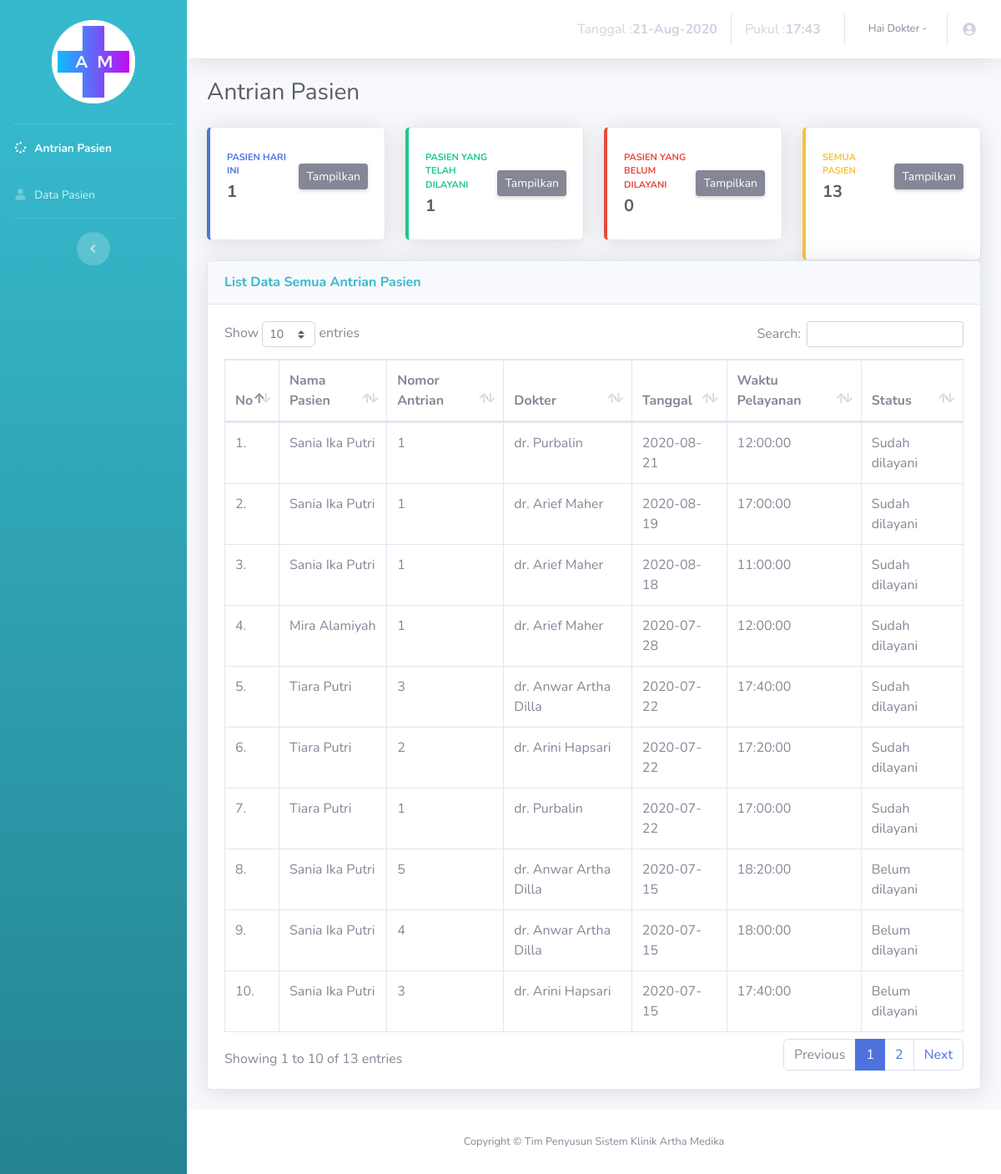
Screenshot of /dokter/antrian-all.php with the database file from the repository.
### tables this page shows
CREATE TABLE IF NOT EXISTS `antrian` (
`id_antrian` int(5) NOT NULL,
  `id_pasien` int(5) NOT NULL,
  `id_dokter` int(1) NOT NULL,
  `nomor` int(2) NOT NULL,
  `tgl` date NOT NULL,
  `pukul` time NOT NULL,
  `status` varchar(15) NOT NULL
);

CREATE TABLE IF NOT EXISTS `pasien` (
`id_pasien` int(5) NOT NULL,
  `nama` varchar(30) NOT NULL,
  `tgl_lahir` date NOT NULL,
  `jk` varchar(10) NOT NULL,
  `alamat` varchar(50) NOT NULL,
  `pekerjaan` varchar(20) NOT NULL,
  `tlp` varchar(14) NOT NULL
);

CREATE TABLE IF NOT EXISTS `dokter` (
`id_dokter` int(1) NOT NULL,
  `nama` varchar(30) NOT NULL,
  `tgl_lahir` date NOT NULL,
  `jk` varchar(10) NOT NULL,
  `alamat` varchar(50) NOT NULL,
  `tlp` varchar(14) NOT NULL,
  `spesialis` varchar(17) NOT NULL
);

### dokter/antrian-all.php (the view, shortened to what this page needs)
<!DOCTYPE html>
<html lang="en">
<head>
  <link href="vendor/fontawesome-free/css/all.min.css" rel="stylesheet" type="text/css">
  <link href="css/sb-admin-2.min.css" rel="stylesheet">
  <link href="vendor/datatables/dataTables.bootstrap4.min.css" rel="stylesheet">
</head>
<body id="page-top">
  <div id="wrapper">
    <ul class="navbar-nav bg-gradient-info sidebar sidebar-dark accordion" id="accordionSidebar">
      <br>
      <div class="logo">
        <a href="#" class="simple-text logo-normal">
          <img class="center" src="../image/logo.png"/>
        </a>
      </div>
      <br>
      <hr class="sidebar-divider my-0">
      <li class="nav-item active">
        <a class="nav-link" href="index.php">
          <i class="fas fa-fw fa-spinner"></i>
          <span>Antrian Pasien</span></a>
        </li>
        <li class="nav-item">
          <a class="nav-link" href="datapasien.php">
            <i class="fas fa-fw fa-user"></i>
            <span>Data Pasien</span></a>
          </li>
          <hr class="sidebar-divider d-none d-md-block">
          <div class="text-center d-none d-md-inline">
            <button class="rounded-circle border-0" id="sidebarToggle"></button>
          </div>
        </ul>
        <div id="content-wrapper" class="d-flex flex-column">
          <div id="content">
            <nav class="navbar navbar-expand navbar-light bg-white topbar mb-4 static-top shadow">
              <ul class="navbar-nav ml-auto">
                <li class="nav-item">
                  <a class="nav-link" href="#">
                   <?php
                   $tanggal= mktime(date("m"),date("d"),date("Y"));
                   echo "Tanggal : <b>".date("d-M-Y", $tanggal)."</b> ";
                   $jam=date("H:i");
                   echo "Pukul : <b>". $jam." "."</b>";
                   ?>
                 </a>
               </li>
               <li class="nav-item dropdown no-arrow">
                <a class="nav-link dropdown-toggle" href="#" id="userDropdown" role="button" data-toggle="dropdown" aria-haspopup="true" aria-expanded="false">
                  <span class="mr-2 d-none d-lg-inline text-gray-600 small">Hai Dokter -
                  ?></span>
                  <i class="fas fa-fw fa-user-circle"></i>
                </a>
              </li>
            </ul>
          </nav>
          <div class="container-fluid">
            <div class="d-sm-flex align-items-center justify-content-between mb-4">
              <h1 class="h3 mb-0 text-gray-800">Antrian Pasien</h1>
            </div>
            <div class="row">
              <div class="col-xl-3 col-md-6 mb-4">
                <div class="card border-left-primary shadow h-100 py-2">
                  <div class="card-body">
                    <div class="row no-gutters align-items-center">
                      <div class="col mr-2">
                        <div class="text-xs font-weight-bold text-primary text-uppercase mb-1">Pasien hari ini</div>
                        <div class="h5 mb-0 font-weight-bold text-gray-800">
                          <?php
                          include '../process/conSQL.php';
                          $tgl    =date("Y-m-d");
                          $query = "SELECT COUNT(*) AS tgl FROM antrian WHERE tgl='$tgl'";
                          $result = mysqli_query($con, $query);
                          $data = mysqli_fetch_assoc($result);
                          echo $data['tgl'];
                          ?>
                        </div>
                      </div>
                      <div class="col-auto">
                        <a href="antrian-today.php" class="d-none d-sm-inline-block btn btn-sm btn-secondary shadow-sm"> Tampilkan</a>
                      </div>
                    </div>
                  </div>
                </div>
              </div>
              <div class="col-xl-3 col-md-6 mb-4">
                <div class="card border-left-success shadow h-100 py-2">
                  <div class="card-body">
                    <div class="row no-gutters align-items-center">
                      <div class="col mr-2">
                        <div class="text-xs font-weight-bold text-success text-uppercase mb-1">Pasien yang telah dilayani</div>
                        <div class="h5 mb-0 font-weight-bold text-gray-800"> <?php
                        include '../process/conSQL.php';
                        $query = "SELECT COUNT(*) AS data FROM antrian WHERE tgl = CURDATE() AND status='Sudah dilayani'";
                        $result = mysqli_query($con, $query);
                        $data = mysqli_fetch_assoc($result);
                        echo $data['data'];
                        ?></div>
                      </div>
                      <div class="col-auto">
                        <a href="antrian-done.php" class="d-none d-sm-inline-block btn btn-sm btn-secondary shadow-sm"> Tampilkan</a>
                      </div>
                    </div>
                  </div>
                </div>
              </div>
              <div class="col-xl-3 col-md-6 mb-4">
                <div class="card border-left-danger shadow h-100 py-2">
                  <div class="card-body">
                    <div class="row no-gutters align-items-center">
                      <div class="col mr-2">
                        <div class="text-xs font-weight-bold text-danger text-uppercase mb-1">Pasien yang belum dilayani</div>
                        <div class="h5 mb-0 font-weight-bold text-gray-800">
                          <?php
                          include '../process/conSQL.php';
                          $query = "SELECT COUNT(*) AS data FROM antrian WHERE tgl = CURDATE() AND status='Belum dilayani'";
                          $result = mysqli_query($con, $query);
                          $data = mysqli_fetch_assoc($result);
                          echo $data['data'];
                          ?></div>
                        </div>
                        <div class="col-auto">
                          <a href="antrian-no.php" class="d-none d-sm-inline-block btn btn-sm btn-secondary shadow-sm"> Tampilkan</a>
                        </div>
                      </div>
                    </div>
                  </div>
                </div>
                <div class="col-xl-3 col-md-6 mb-6">
                  <div class="card border-left-warning shadow h-100 py-2">
                    <div class="card-body">
                      <div class="row no-gutters align-items-center">
                        <div class="col mr-2">
                          <div class="text-xs font-weight-bold text-warning text-uppercase mb-1">Semua Pasien</div>
                          <div class="h5 mb-0 font-weight-bold text-gray-800">
                            <?php
                            include '../process/conSQL.php';
                            $query = "SELECT COUNT(*) AS id_antrian FROM antrian";
                            $result = mysqli_query($con, $query);
                            $data = mysqli_fetch_assoc($result);
                            echo $data['id_antrian'];
                            ?></div>
                          </div>
                          <div class="col-auto">
                            <a href="antrian-all.php" class="d-none d-sm-inline-block btn btn-sm btn-secondary shadow-sm"> Tampilkan</a>
                          </div>
                        </div>
                      </div>
                    </div>
                  </div>
                </div>
                <div class="card shadow mb-4">
                  <div class="card-header py-3">
                    <h6 class="m-0 font-weight-bold text-info">List Data Semua Antrian Pasien</h6>
                  </div>
                  <div class="card-body">
                    <div class="table-responsive">
                      <table class="table table-bordered" id="dataTable" width="100%" cellspacing="0">
                        <thead>
                          <tr>
                            <th>No</th>
                            <th>Nama Pasien</th>
                            <th>Nomor Antrian</th>
                            <th>Dokter</th>
                            <th>Tanggal</th>
                            <th>Waktu Pelayanan</th>
                            <th>Status</th>
                          </tr>
                        </thead>
                        <tbody>
                          <?php
                          include '../process/conSQL.php';
                          $no = 1;
                          $query = "SELECT * FROM antrian ORDER BY tgl desc";
                          $res = mysqli_query($con, $query);
                          if(mysqli_num_rows($res) == 0){
                            echo '<tr><td colspan="10">Tidak ada data!</td></tr>';
                          }else{
                           while($data = mysqli_fetch_assoc($res)){
                            echo "<tr>";
                            echo "<td>".$no++.".</td>";
                            $nama_pasien = $data['id_pasien'];
                            $nm = "SELECT nama FROM pasien WHERE id_pasien = $nama_pasien  ";
                            $result = mysqli_query($con, $nm);
                            $dataNm = mysqli_fetch_assoc($result);
                            echo "<td>".$dataNm['nama']."</td>";
                            echo "<td>".$data['nomor']."</td>";
                            $nama_dokter = $data['id_dokter'];
                            $dok = "SELECT nama FROM dokter WHERE id_dokter = $nama_dokter";
                            $result = mysqli_query($con, $dok);
                            $dataD = mysqli_fetch_assoc($result);
                            echo "<td>".$dataD['nama']."</td>";
                            echo "<td>".$data['tgl']."</td>";
                            echo "<td>".$data['pukul']."</td>";
                            echo "<td>".$data['status']."</td>";
                            echo '</tr>';
                          }
                        }
                        ?>
                      </tbody>
                    </table>
                  </div>
                </div>
              </div>
            </div>
          </div>
          <footer class="sticky-footer bg-white">
            <div class="container my-auto ">
              <div class="copyright text-center my-auto ">
                <span>Copyright &copy; Tim Penyusun Sistem Klinik Artha Medika</span>
              </div>
            </div>
          </footer>
        </div>
      </div>
    </body>
    </html>

### dokter/antrian-all.php (style rules this page uses)
.center { margin-left:auto;margin-right:auto;display:block;width:100px }

### rows the page displays
antrian: id_pasien.nama "Sania Ika Putri", nomor "1", id_dokter.nama "dr. Purbalin", tgl "2020-08-21", pukul "12:00:00", status "Sudah dilayani"
antrian: id_pasien.nama "Sania Ika Putri", nomor "1", id_dokter.nama "dr. Arief Maher", tgl "2020-08-19", pukul "17:00:00", status "Sudah dilayani"
antrian: id_pasien.nama "Sania Ika Putri", nomor "1", id_dokter.nama "dr. Arief Maher", tgl "2020-08-18", pukul "11:00:00", status "Sudah dilayani"
antrian: id_pasien.nama "Mira Alamiyah", nomor "1", id_dokter.nama "dr. Arief Maher", tgl "2020-07-28", pukul "12:00:00", status "Sudah dilayani"
antrian: id_pasien.nama "Tiara Putri", nomor "3", id_dokter.nama "dr. Anwar Artha Dilla", tgl "2020-07-22", pukul "17:40:00", status "Sudah dilayani"
antrian: id_pasien.nama "Tiara Putri", nomor "2", id_dokter.nama "dr. Arini Hapsari", tgl "2020-07-22", pukul "17:20:00", status "Sudah dilayani"
antrian: id_pasien.nama "Tiara Putri", nomor "1", id_dokter.nama "dr. Purbalin", tgl "2020-07-22", pukul "17:00:00", status "Sudah dilayani"
antrian: id_pasien.nama "Sania Ika Putri", nomor "5", id_dokter.nama "dr. Anwar Artha Dilla", tgl "2020-07-15", pukul "18:20:00", status "Belum dilayani"
antrian: id_pasien.nama "Sania Ika Putri", nomor "4", id_dokter.nama "dr. Anwar Artha Dilla", tgl "2020-07-15", pukul "18:00:00", status "Belum dilayani"
antrian: id_pasien.nama "Sania Ika Putri", nomor "3", id_dokter.nama "dr. Arini Hapsari", tgl "2020-07-15", pukul "17:40:00", status "Belum dilayani"

### other values shown
$data['tgl'] "1"
$data['data'] "1"
$data['data'] "0"
$data['id_antrian'] "13"
